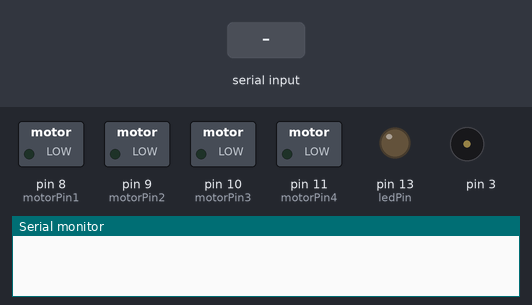
A sketch run on a simulated Arduino Uno, built with avr-gcc and run on an emulated ATmega328P. Shown: switched loads named in the sketch (green lamp = pin HIGH), output pins drawn as LEDs (lit = HIGH), buzzer (waves = sounding), the last lines printed to the serial monitor. The inputs (shaded band) are chosen by the test bench.

Above: at 1.2 s.
1.3 s: "o" received over Serial
At 6.9 s:
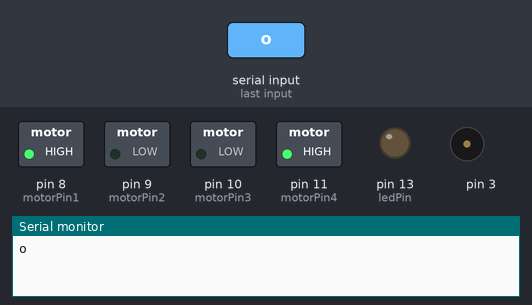
At 13.1 s:
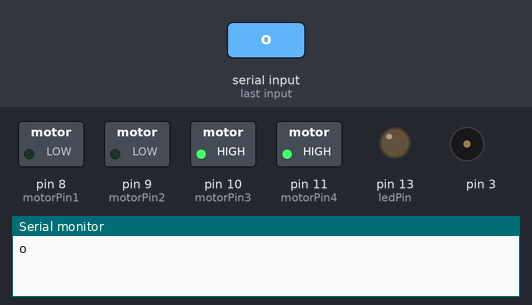
Timing chart, 0 to 13.3 s (numbered marks = the images above; inputs shaded):
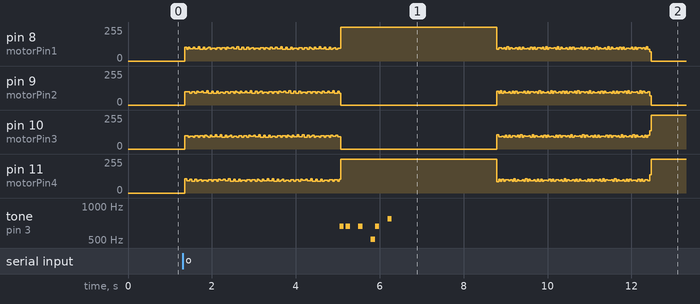

The sketch:

sketch_hackMastercard.ino
```cpp
#include <LiquidCrystal.h>

int portSpeak(3);

int melodiaEntrada[] = {660,660,660,510,660,770};
int duracaodasnotasEntrada[] = {100, 100,100,100,100, 100};
int pausadedoisdasnotasEntrada[] = {150, 300,300,100,300,550};

int motorPin1 = 8;
int motorPin2 = 9;
int motorPin3 = 10;
int motorPin4 = 11;

char c;

int switchPin = 7;
int ledPin = 13;
boolean lastButton = LOW;
boolean currentButton = LOW;
boolean acionar = false;
boolean luzAcesa = false;

int tempo = 4000;
int motorSpeed = 900;
int times = 0;
int lookup[8] = {B01000, B01100, B00100, B00110, B00010, B00011, B00001, B01001};

void setup() {

  pinMode(motorPin1, OUTPUT);
  pinMode(motorPin2, OUTPUT);
  pinMode(motorPin3, OUTPUT);
  pinMode(motorPin4, OUTPUT);

  pinMode(ledPin, OUTPUT);
  pinMode(switchPin, INPUT);

  digitalWrite(ledPin, LOW);

  Serial.begin(9600);

}

void loop() {
  if (Serial.available()) {
    c = Serial.read();

    if (c == 'o') {
      Serial.write(c);
      acionar = true;

    }

    serialFlush();
  }

  if (acionar) {
    abrir();
    tocaSom();
    delay(2000);
    fechar();
    acionar = false;
  }
}


void abrir()
{
  for(int i = 0; i < tempo; i++)
  {
    setOutput(i % 8);
    delayMicroseconds(motorSpeed);
  }

}

void fechar()
{
  for(int i = tempo; i > 0; i--)
  {
    setOutput(i % 8);
    delayMicroseconds(motorSpeed);
  }

}

void tocaSom()
{
  for (int nota = 0; nota < 6; nota++) {
      int duracaodanota = duracaodasnotasEntrada[nota];
      tone(portSpeak, melodiaEntrada[nota], duracaodanota);
      //pausa depois das notas
      delay(pausadedoisdasnotasEntrada[nota]);
    }
  noTone(portSpeak);
}

void setOutput(int out)
{
  digitalWrite(motorPin1, bitRead(lookup[out], 0));
  digitalWrite(motorPin2, bitRead(lookup[out], 1));
  digitalWrite(motorPin3, bitRead(lookup[out], 2));
  digitalWrite(motorPin4, bitRead(lookup[out], 3));
}

void serialFlush()
{
  while(Serial.available() > 0)
  {
    char t = Serial.read();
  }
}
```

Measured:
- after the input at 1.3 s, tone on pin 3: plays 660 Hz for 0.10 s, 660 Hz for 0.10 s, 660 Hz for 0.10 s, 510 Hz for 0.10 s, 660 Hz for 0.10 s, 770 Hz for 0.10 s, starting after 3.7 s
